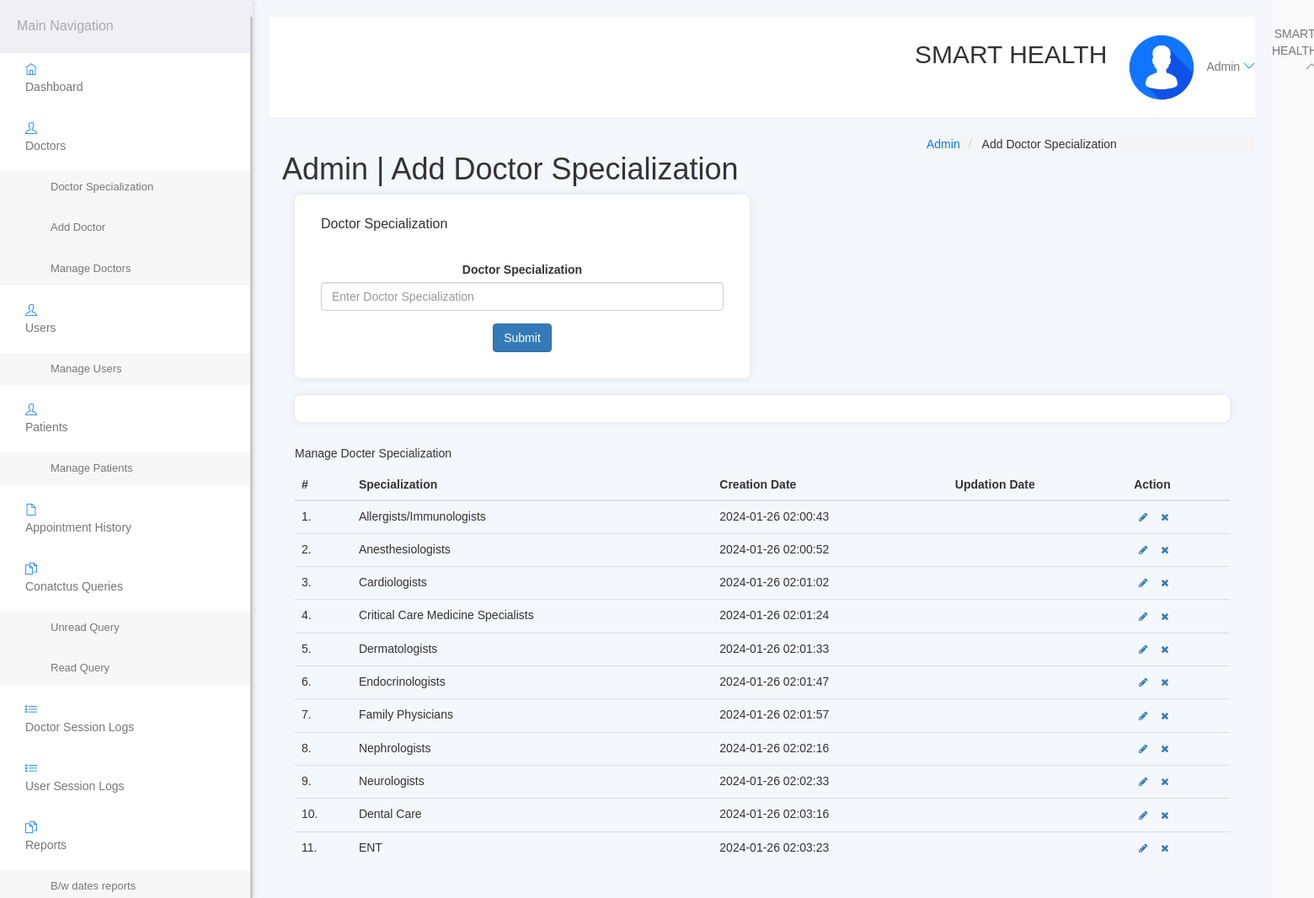
/hospital/hms/admin/doctor-specilization.php (signed in), run on the app's committed database.
### tables this page shows
CREATE TABLE `doctorspecilization` (
  `id` int(11) NOT NULL,
  `specilization` varchar(255) DEFAULT NULL,
  `creationDate` timestamp NULL DEFAULT current_timestamp(),
  `updationDate` timestamp NULL DEFAULT NULL ON UPDATE current_timestamp()
);

### hospital/hms/admin/doctor-specilization.php (the view, shortened to what this page needs)
<?php
include('include/config.php');
if (strlen($_SESSION['id'] == 0)) {
	header('location:logout.php');
} else {
?>
	<!DOCTYPE html>
	<html lang="en">
	<head>
		<link rel="stylesheet" href="vendor/bootstrap/css/bootstrap.min.css">
		<link rel="stylesheet" href="vendor/fontawesome/css/font-awesome.min.css">
		<link rel="stylesheet" href="vendor/themify-icons/themify-icons.min.css">
		<link href="vendor/animate.css/animate.min.css" rel="stylesheet" media="screen">
		<link href="vendor/perfect-scrollbar/perfect-scrollbar.min.css" rel="stylesheet" media="screen">
		<link href="vendor/switchery/switchery.min.css" rel="stylesheet" media="screen">
		<link href="vendor/bootstrap-touchspin/jquery.bootstrap-touchspin.min.css" rel="stylesheet" media="screen">
		<link href="vendor/select2/select2.min.css" rel="stylesheet" media="screen">
		<link href="vendor/bootstrap-datepicker/bootstrap-datepicker3.standalone.min.css" rel="stylesheet" media="screen">
		<link href="vendor/bootstrap-timepicker/bootstrap-timepicker.min.css" rel="stylesheet" media="screen">
		<link rel="stylesheet" href="assets/css/styles.css">
		<link rel="stylesheet" href="assets/css/plugins.css">
		<link rel="stylesheet" href="assets/css/themes/theme-1.css" id="skin_color" />
	</head>
	<body>
		<div id="app">
			<?php include('include/sidebar.php'); ?>
			<div class="app-content">
				<?php include('include/header.php'); ?>
				<div class="main-content">
					<div class="wrap-content container" id="container">
						<section id="page-title">
							<div class="row">
								<div class="col-sm-8">
									<h1 class="mainTitle">Admin | Add Doctor Specialization</h1>
								</div>
								<ol class="breadcrumb">
									<li>
										<span>Admin</span>
									</li>
									<li class="active">
										<span>Add Doctor Specialization</span>
									</li>
								</ol>
							</div>
						</section>
						<div class="container-fluid container-fullw bg-white">
							<div class="row">
								<div class="col-md-12">
									<div class="row margin-top-30">
										<div class="col-lg-6 col-md-12">
											<div class="panel panel-white">
												<div class="panel-heading">
													<h5 class="panel-title">Doctor Specialization</h5>
												</div>
												<div class="panel-body">
													<form role="form" name="dcotorspcl" method="post">
														<div class="form-group">
															<label for="exampleInputEmail1">
																Doctor Specialization
															</label>
															<input type="text" name="doctorspecilization" class="form-control" placeholder="Enter Doctor Specialization">
														</div>
														<button type="submit" name="submit" class="btn btn-o btn-primary">
															Submit
														</button>
													</form>
												</div>
											</div>
										</div>
									</div>
								</div>
								<div class="col-lg-12 col-md-12">
									<div class="panel panel-white">
									</div>
								</div>
							</div>
							<div class="row">
								<div class="col-md-12">
									<h5 class="over-title margin-bottom-15">Manage <span class="text-bold">Docter Specialization</span></h5>
									<table class="table table-hover" id="sample-table-1">
										<thead>
											<tr>
												<th class="center">#</th>
												<th>Specialization</th>
												<th class="hidden-xs">Creation Date</th>
												<th>Updation Date</th>
												<th>Action</th>
											</tr>
										</thead>
										<tbody>
											<?php
											$sql = mysqli_query($con, "select * from doctorSpecilization");
											$cnt = 1;
											while ($row = mysqli_fetch_array($sql)) {
											?>
												<tr>
													<td class="center"><?php echo $cnt; ?>.</td>
													<td class="hidden-xs"><?php echo $row['specilization']; ?></td>
													<td><?php echo $row['creationDate']; ?></td>
													<td><?php echo $row['updationDate']; ?>
													</td>
													<td>
														<div class="visible-md visible-lg hidden-sm hidden-xs">
															<a href="edit-doctor-specialization.php?id=<?php echo $row['id']; ?>" class="btn btn-transparent btn-xs" tooltip-placement="top" tooltip="Edit"><i class="fa fa-pencil"></i></a>
															<a href="doctor-specilization.php?id=<?php echo $row['id'] ?>&del=delete" onClick="return confirm('Are you sure you want to delete?')" class="btn btn-transparent btn-xs tooltips" tooltip-placement="top" tooltip="Remove"><i class="fa fa-times fa fa-white"></i></a>
														</div>
													</td>
												</tr>
											<?php
												$cnt = $cnt + 1;
											} ?>
										</tbody>
									</table>
								</div>
							</div>
						</div>
					</div>
				</div>
			</div>
		</div>
		<?php include('include/footer.php'); ?>
	</body>
	</html>
<?php } ?>

### hospital/hms/admin/assets/css/styles.css (style rules this page uses)
* { margin: 0; padding: 0; box-sizing: border-box; }
body { font-family: "Arial", sans-serif; background-color: #f4f7fc; color: #333; display: flex; min-height: 100vh; overflow-x: hidden; }
.app-content { margin-left: 300px; width: calc(100% - 300px); padding: 20px; background-color: #f4f7fc; }
.breadcrumb { margin: 0; padding: 0; list-style: none; display: flex; gap: 5px; }
.breadcrumb li { font-size: 14px; color: #007bff; }
.breadcrumb li.active { color: #333; }
.panel { background-color: white; border-radius: 8px; box-shadow: 0px 0px 10px rgba(0, 0, 0, 0.1); margin-bottom: 20px; padding: 15px; }
.panel-body { text-align: center; }

### hospital/hms/admin/assets/css/themes/theme-1.css (style rules this page uses)
body { background: #FAFAFA; }

### data on the page
doctorspecilization: specilization "Allergists/Immunologists", creationDate "2024-01-26 02:00:43"
doctorspecilization: specilization "Anesthesiologists", creationDate "2024-01-26 02:00:52"
doctorspecilization: specilization "Cardiologists", creationDate "2024-01-26 02:01:02"
doctorspecilization: specilization "Critical Care Medicine Specialists", creationDate "2024-01-26 02:01:24"
doctorspecilization: specilization "Dermatologists", creationDate "2024-01-26 02:01:33"
doctorspecilization: specilization "Endocrinologists", creationDate "2024-01-26 02:01:47"
doctorspecilization: specilization "Family Physicians", creationDate "2024-01-26 02:01:57"
doctorspecilization: specilization "Nephrologists", creationDate "2024-01-26 02:02:16"
doctorspecilization: specilization "Neurologists", creationDate "2024-01-26 02:02:33"
doctorspecilization: specilization "Dental Care", creationDate "2024-01-26 02:03:16"
doctorspecilization: specilization "ENT", creationDate "2024-01-26 02:03:23"
